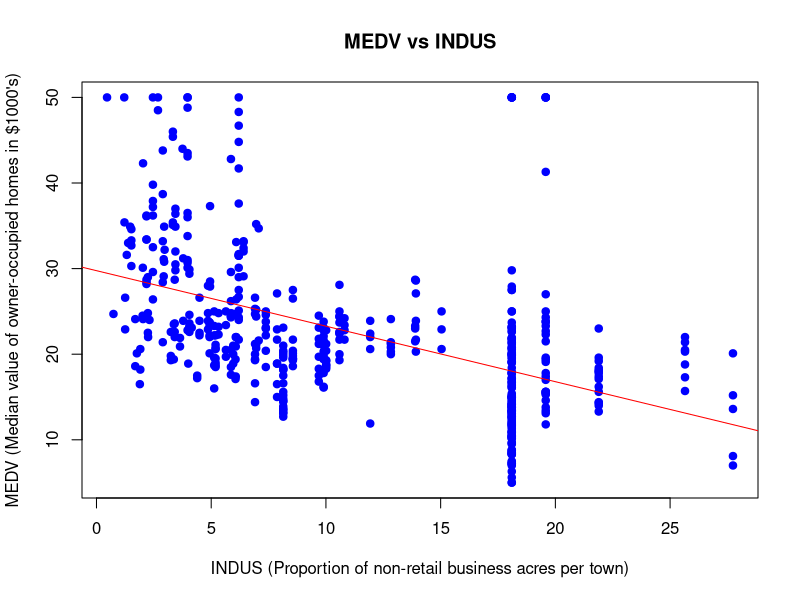

Write R code to recreate this figure.
#Name: Tagnon TCHEKLI

# Load the necessary library
library(tidyverse)
library(broom)
library(MASS)

# View the Boston dataset
head(Boston)

# View a description of each variable in the dataset
?Boston

## Part II: Another regression and plot

# Let's conduct the regression of medv on indus and assign it to `mod_bc`
mod_bc <- lm(medv ~ indus, data = Boston)

# Extraction of the estimated model coefficients and assign them to `params`
params <- summary(mod_bc)$coefficients

# Printing of the estimated model coefficients
print(params)
# Estimate Std. Error   t value      Pr(>|t|)
# (Intercept) 29.7548965 0.68344522  43.53662 6.704987e-173
# indus       -0.6484901 0.05226447 -12.40786  4.900260e-31

# Through this model we predict the median value of owner-occupied homes in $1000s (medv) as function of the proportion proportion of non-retail business acres per town.
# The intercept of 29.755 means that the median value of owner-occupied homes in towns where there is no acres for non-retail business is $29,755.
# The slope of -0.648 means that with each additional of an acre for non-retail business per town, the median value of owner occupied homes decreases by $648.
# This model shows a very significant result with a p.value far away below 0.01.

# Let's plot medv against indus
plot(Boston$indus, Boston$medv,
     main = "MEDV vs INDUS",
     xlab = "INDUS (Proportion of non-retail business acres per town)",
     ylab = "MEDV (Median value of owner-occupied homes in $1000's)",
     pch = 19, col = "blue")

# Let's add the regression line to the plot
abline(mod_bc, col = "red")
